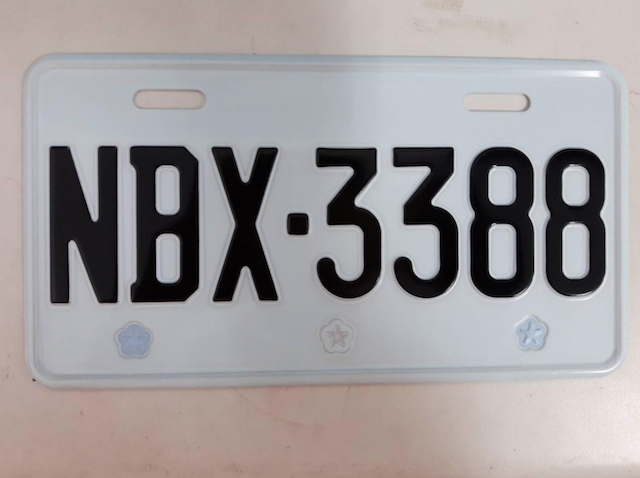
#> input picture Python/OCR/12.png, 640 x 478 px
$ python ocr.py
#> lines starting #> are read from the running program, lines starting #| are printed output that depends on the picture; after the words box and inside, x2 and y2 are one past the last pixel; in counts of white or black regions, pixels touching at a corner belong together
import pytesseract
import cv2
import numpy as np

img = cv2.imread('12.png', cv2.IMREAD_COLOR)
#> img is the input picture: shape (478, 640, 3); mean B, G, R 156.1, 154.7, 159.2

#resize
resize_img = cv2.resize(img, (300, 300), interpolation=cv2.INTER_CUBIC)
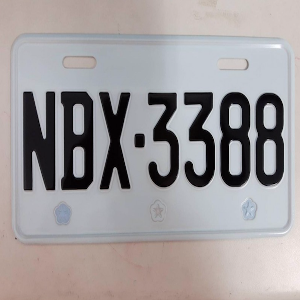
#> resize_img: shape (300, 300, 3); mean B, G, R 156, 154.7, 159.2

#grayscale
gray_img = cv2.cvtColor(resize_img, cv2.COLOR_RGB2GRAY)
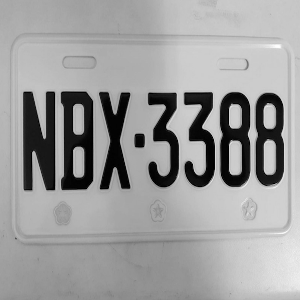
#> gray_img: shape (300, 300); min 0, max 254, mean 155.6

#thresholding
thres_img = cv2.threshold(gray_img, 110, 255, cv2.THRESH_BINARY_INV)[1]
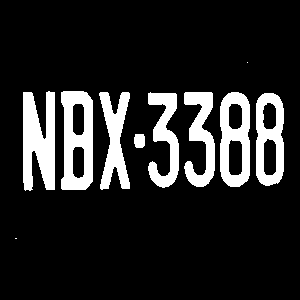
#> thres_img: shape (300, 300); 14.6% white; 10 white regions (2 under 20 px), largest, box (x1, y1, x2, y2) and area: (23, 91, 55, 191) 2434, (61, 91, 93, 190) 2234, (220, 92, 250, 187) 1881

#blur
blur_img = cv2.medianBlur(thres_img, 3)
#> blur_img: shape (300, 300); 14.6% white; 8 white regions, largest, box (x1, y1, x2, y2) and area: (23, 91, 55, 191) 2429, (61, 91, 93, 190) 2234, (220, 92, 250, 187) 1884

kernel = np.ones((2, 2), np.uint8)
morph_img = cv2.morphologyEx(blur_img, cv2.MORPH_OPEN, kernel)
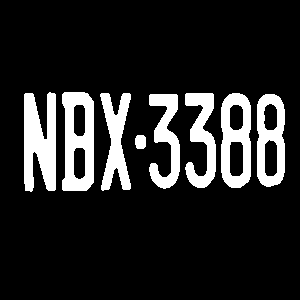
#> morph_img: shape (300, 300); 14.6% white; 8 white regions, largest, box (x1, y1, x2, y2) and area: (24, 92, 56, 192) 2429, (62, 92, 94, 191) 2234, (221, 93, 251, 188) 1884

#> (the run stopped early here; a loop or call above may not have finished)
